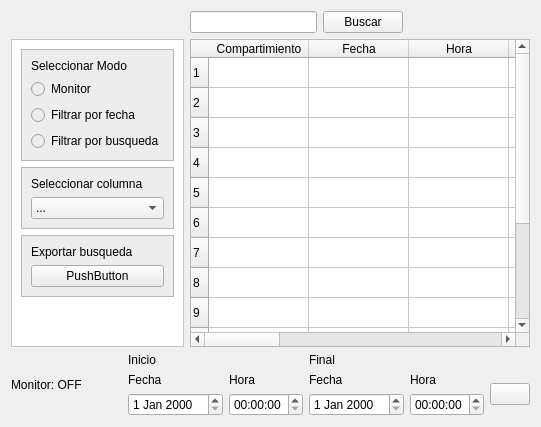
            <widget class="QWidget" name="page">
             <layout class="QGridLayout" name="gridLayout_5">
              <item row="1" column="0" rowspan="2">
               <widget class="QFrame" name="frame_20">
                <property name="styleSheet">
                 <string notr="true">background-color: rgb(255, 255, 255);</string>
                </property>
                <property name="frameShape">
                 <enum>QFrame::StyledPanel</enum>
                </property>
                <property name="frameShadow">
                 <enum>QFrame::Raised</enum>
                </property>
                <layout class="QVBoxLayout" name="verticalLayout_34">
                 <item>
                  <widget class="QFrame" name="frame_46">
                   <property name="styleSheet">
                    <string notr="true">background-color: rgb(237, 237, 237);</string>
                   </property>
                   <property name="frameShape">
                    <enum>QFrame::StyledPanel</enum>
                   </property>
                   <property name="frameShadow">
                    <enum>QFrame::Raised</enum>
                   </property>
                   <layout class="QVBoxLayout" name="verticalLayout_35">
                    <item>
                     <widget class="QLabel" name="label_50">
                      <property name="text">
                       <string>Seleccionar Modo</string>
                      </property>
                     </widget>
                    </item>
                    <item>
                     <layout class="QVBoxLayout" name="verticalLayout_29">
                      <item>
                       <widget class="QRadioButton" name="radioButton">
                        <property name="text">
                         <string>Monitor</string>
                        </property>
                       </widget>
                      </item>
                      <item>
                       <widget class="QRadioButton" name="radioButton_2">
                        <property name="text">
                         <string>Filtrar por fecha</string>
                        </property>
                       </widget>
                      </item>
                      <item>
                       <widget class="QRadioButton" name="radioButton_3">
                        <property name="text">
                         <string>Filtrar por busqueda</string>
                        </property>
                       </widget>
                      </item>
                     </layout>
                    </item>
                   </layout>
                  </widget>
                 </item>
                 <item>
                  <widget class="QFrame" name="frame_48">
                   <property name="styleSheet">
                    <string notr="true">background-color: rgb(237, 237, 237);</string>
                   </property>
                   <property name="frameShape">
                    <enum>QFrame::StyledPanel</enum>
                   </property>
                   <property name="frameShadow">
                    <enum>QFrame::Raised</enum>
                   </property>
                   <layout class="QVBoxLayout" name="verticalLayout_36">
                    <item>
                     <widget class="QLabel" name="label_52">
                      <property name="text">
                       <string>Seleccionar columna</string>
                      </property>
                     </widget>
                    </item>
                    <item>
                     <widget class="QComboBox" name="comboBox">
                      <property name="styleSheet">
                       <string notr="true">background-color:rgb(240, 240, 240);</string>
                      </property>
                      <item>
                       <property name="text">
                        <string>...</string>
                       </property>
                      </item>
                      <item>
                       <property name="text">
                        <string>Compartimiento</string>
                       </property>
                      </item>
                      <item>
                       <property name="text">
                        <string>Fecha</string>
                       </property>
                      </item>
                     </widget>
                    </item>
                   </layout>
                  </widget>
                 </item>
                 <item>
                  <widget class="QFrame" name="frame_49">
                   <property name="styleSheet">
                    <string notr="true">background-color: rgb(237, 237, 237);</string>
                   </property>
                   <property name="frameShape">
                    <enum>QFrame::StyledPanel</enum>
                   </property>
                   <property name="frameShadow">
                    <enum>QFrame::Raised</enum>
                   </property>
                   <layout class="QVBoxLayout" name="verticalLayout_37">
                    <item>
                     <widget class="QLabel" name="label_53">
                      <property name="text">
                       <string>Exportar busqueda</string>
                      </property>
                     </widget>
                    </item>
                    <item>
                     <widget class="QPushButton" name="pushButton_6">
                      <property name="text">
                       <string>PushButton</string>
                      </property>
                     </widget>
                    </item>
                   </layout>
                  </widget>
                 </item>
                 <item>
                  <spacer name="verticalSpacer_5">
                   <property name="orientation">
                    <enum>Qt::Vertical</enum>
                   </property>
                   <property name="sizeHint" stdset="0">
                    <size>
                     <width>20</width>
                     <height>40</height>
                    </size>
                   </property>
                  </spacer>
                 </item>
                </layout>
               </widget>
              </item>
              <item row="0" column="1">
               <layout class="QHBoxLayout" name="horizontalLayout_15">
                <item>
                 <widget class="QLineEdit" name="lineEdit"/>
                </item>
                <item>
                 <widget class="QPushButton" name="pushButton_5">
                  <property name="text">
                   <string>Buscar</string>
                  </property>
                 </widget>
                </item>
                <item>
                 <spacer name="horizontalSpacer_27">
                  <property name="orientation">
                   <enum>Qt::Horizontal</enum>
                  </property>
                  <property name="sizeHint" stdset="0">
                   <size>
                    <width>40</width>
                    <height>20</height>
                   </size>
                  </property>
                 </spacer>
                </item>
               </layout>
              </item>
              <item row="2" column="1">
               <layout class="QVBoxLayout" name="verticalLayout_28"/>
              </item>
              <item row="1" column="1">
               <widget class="QTableWidget" name="tableWidget">
                <property name="styleSheet">
                 <string notr="true"/>
                </property>
                <row>
                 <property name="text">
                  <string>1</string>
                 </property>
                </row>
                <row>
                 <property name="text">
                  <string>2</string>
                 </property>
                </row>
                <row>
                 <property name="text">
                  <string>3</string>
                 </property>
                </row>
                <row>
                 <property name="text">
                  <string>4</string>
                 </property>
                </row>
                <row>
                 <property name="text">
                  <string>5</string>
                 </property>
                </row>
                <row>
                 <property name="text">
                  <string>6</string>
                 </property>
                </row>
                <row>
                 <property name="text">
                  <string>7</string>
                 </property>
                </row>
                <row>
                 <property name="text">
                  <string>8</string>
                 </property>
                </row>
                <row>
                 <property name="text">
                  <string>9</string>
                 </property>
                </row>
                <row>
                 <property name="text">
                  <string>10</string>
                 </property>
                </row>
                <row>
                 <property name="text">
                  <string>11</string>
                 </property>
                </row>
                <row>
                 <property name="text">
                  <string>12</string>
                 </property>
                </row>
                <row>
                 <property name="text">
                  <string>13</string>
                 </property>
                </row>
                <row>
                 <property name="text">
                  <string>15</string>
                 </property>
                </row>
                <column>
                 <property name="text">
                  <string>Compartimiento</string>
                 </property>
                </column>
                <column>
                 <property name="text">
                  <string>Fecha</string>
                 </property>
                </column>
                <column>
                 <property name="text">
                  <string>Hora</string>
                 </property>
                </column>
                <column>
                 <property name="text">
                  <string>Temperatura</string>
                 </property>
                </column>
                <column>
                 <property name="text">
                  <string>Humedad</string>
                 </property>
                </column>
                <column>
                 <property name="text">
                  <string>Humificador</string>
                 </property>
                </column>
                <column>
                 <property name="text">
                  <string>Dimmer</string>
                 </property>
                </column>
                <column>
                 <property name="text">
                  <string>Set Curva</string>
                 </property>
                </column>
                <column>
                 <property name="text">
                  <string>Tipo Control</string>
                 </property>
                </column>
                <column>
                 <property name="text">
                  <string>Temperatura_Objetivo</string>
                 </property>
                </column>
                <column>
                 <property name="text">
                  <string>Humedad_Relativa_Objetivo</string>
                 </property>
                </column>
                <column>
                 <property name="text">
                  <string>Parametros</string>
                 </property>
                </column>
               </widget>
              </item>
              <item row="3" column="0" colspan="2">
               <layout class="QHBoxLayout" name="horizontalLayout_25">
                <item>
                 <widget class="QLabel" name="label_51">
                  <property name="text">
                   <string>Monitor: OFF</string>
                  </property>
                 </widget>
                </item>
                <item>
                 <spacer name="horizontalSpacer_28">
                  <property name="orientation">
                   <enum>Qt::Horizontal</enum>
                  </property>
                  <property name="sizeHint" stdset="0">
                   <size>
                    <width>40</width>
                    <height>20</height>
                   </size>
                  </property>
                 </spacer>
                </item>
                <item>
                 <layout class="QGridLayout" name="gridLayout_6">
                  <item row="1" column="0">
                   <layout class="QFormLayout" name="formLayout">
                    <item row="0" column="0">
                     <widget class="QLabel" name="label_28">
                      <property name="text">
                       <string>Fecha</string>
                      </property>
                     </widget>
                    </item>
                    <item row="0" column="1">
                     <widget class="QLabel" name="label_29">
                      <property name="text">
                       <string>Hora</string>
                      </property>
                     </widget>
                    </item>
                    <item row="1" column="0">
                     <widget class="QDateEdit" name="dateEdit"/>
                    </item>
                    <item row="1" column="1">
                     <widget class="QTimeEdit" name="timeEdit"/>
                    </item>
                   </layout>
                  </item>
                  <item row="1" column="2">
                   <widget class="QPushButton" name="pushButton_4">
                    <property name="text">
                     <string/>
                    </property>
                    <property name="icon">
                     <iconset>
                      <normaloff>iconos/ver.png</normaloff>iconos/ver.png</iconset>
                    </property>
                    <property name="iconSize">
                     <size>
                      <width>50</width>
                      <height>50</height>
                     </size>
                    </property>
                   </widget>
                  </item>
                  <item row="1" column="1">
                   <layout class="QFormLayout" name="formLayout_2">
                    <item row="0" column="0">
                     <widget class="QLabel" name="label_46">
                      <property name="text">
                       <string>Fecha</string>
                      </property>
                     </widget>
                    </item>
                    <item row="0" column="1">
                     <widget class="QLabel" name="label_48">
                      <property name="text">
                       <string>Hora</string>
                      </property>
                     </widget>
                    </item>
                    <item row="1" column="0">
                     <widget class="QDateEdit" name="dateEdit_2"/>
                    </item>
                    <item row="1" column="1">
                     <widget class="QTimeEdit" name="timeEdit_2"/>
                    </item>
                   </layout>
                  </item>
                  <item row="0" column="0">
                   <widget class="QLabel" name="label_30">
                    <property name="text">
                     <string>Inicio</string>
                    </property>
                   </widget>
                  </item>
                  <item row="0" column="1">
                   <widget class="QLabel" name="label_49">
                    <property name="text">
                     <string>Final</string>
                    </property>
                   </widget>
                  </item>
                 </layout>
                </item>
               </layout>
              </item>
             </layout>
            </widget>
